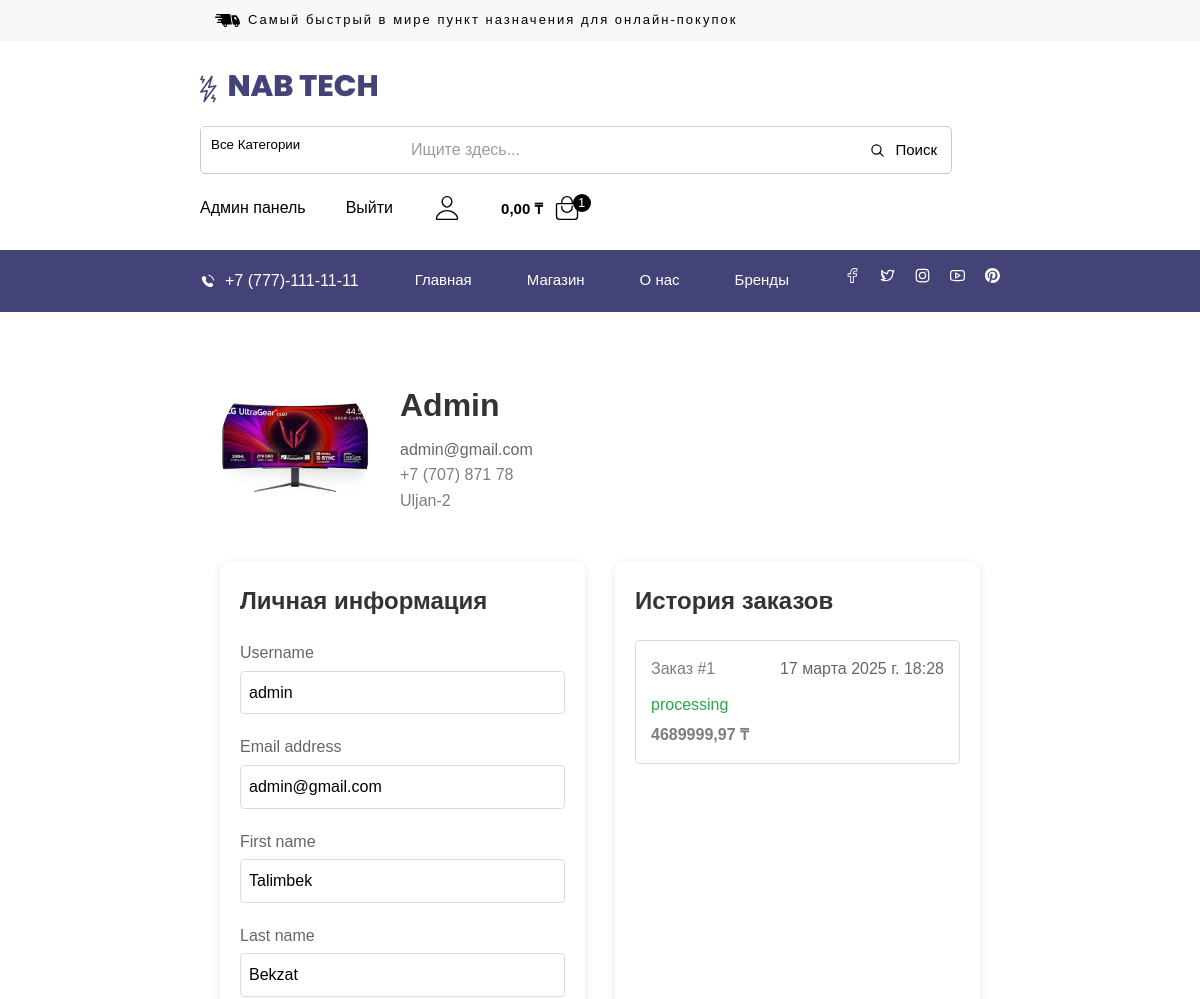
/user/profile/1/ (signed in, upper part), run on an earlier commit of the app's database.
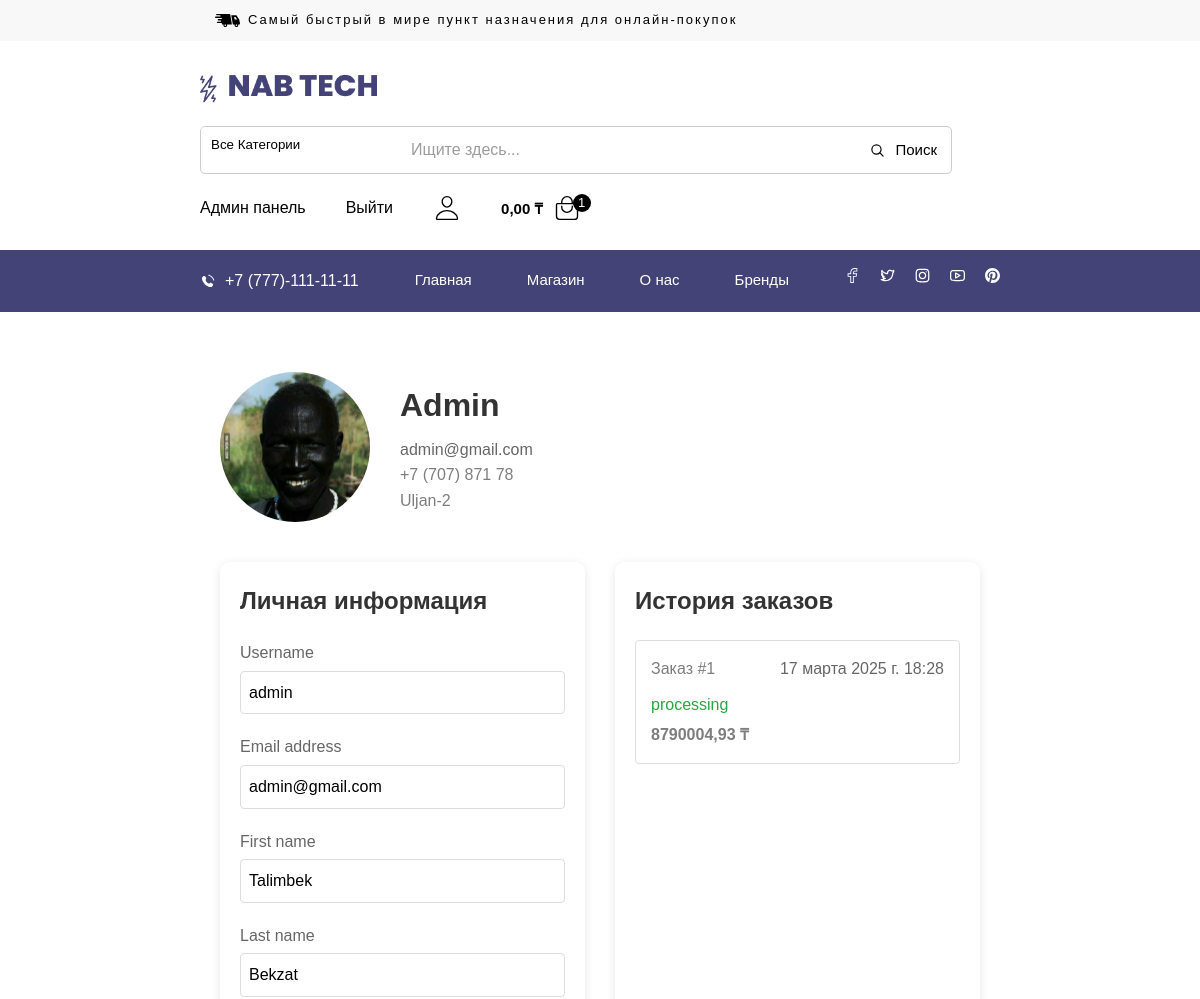
And on a later commit of the database.
### user/models.py (models this page shows, shortened)
class User(AbstractUser):
    photo = models.ImageField(upload_to='products/%Y/%m/%d/', blank=True)
    money = models.DecimalField(max_digits=10, decimal_places=2, default=0)
    phone = models.CharField(max_length=15, blank=True)
    address = models.CharField(max_length=255, blank=True)

### product/models.py (models this page shows, shortened)
class Order(models.Model):
    ORDER_STATUS = [
        ('pending', 'Pending'),
        ('processing', 'Processing'),
        ('shipped', 'Shipped'),
        ('delivered', 'Delivered'),
        ('cancelled', 'Cancelled')
    ]
    user = models.ForeignKey(settings.AUTH_USER_MODEL, on_delete=models.CASCADE, related_name='orders')
    products = models.ManyToManyField(Product, through='OrderItem')
    total_amount = models.DecimalField(max_digits=10, decimal_places=2, default=0)
    status = models.CharField(max_length=10, choices=ORDER_STATUS, default='pending')
    shipping_address = models.TextField()
    order_date = models.DateTimeField(default=timezone.now)
    def get_absolute_url(self) -> str:
        return reverse('user:cart', args=[self.id])
    class Meta:
        verbose_name = 'Заказ'
        verbose_name_plural = 'Заказы'

### user/views.py (the view, shortened to what this page needs)
# urls.py: path('profile/<int:pk>/', views.ProfileUserView.as_view(), name='profile'), # 127.0.0.1:8000/user/profile/34234/
class ProfileUserView(LoginRequiredMixin, UpdateView):
    model = get_user_model()
    form_class = ProfileUserForm
    template_name = 'user/profile.html'
    def get_context_data(self, **kwargs):
        context = super().get_context_data(**kwargs)
        context['orders'] = Order.objects.filter(user=self.request.user).order_by('-order_date')
        return context

### user/forms.py (shortened to what this page needs)
class ProfileUserForm(forms.ModelForm):
    class Meta:
        model = get_user_model()
        fields = ['username', 'email', 'first_name', 'last_name', 'phone', 'address', 'photo']
        widgets = {
            'username': forms.TextInput(attrs={'class': 'form-control'}),
            'email': forms.EmailInput(attrs={'class': 'form-control'}),
            'first_name': forms.TextInput(attrs={'class': 'form-control'}),
            'last_name': forms.TextInput(attrs={'class': 'form-control'}),
            'phone': forms.TextInput(attrs={'class': 'form-control'}),
            'address': forms.TextInput(attrs={'class': 'form-control'}),
            'photo': forms.FileInput(attrs={'class': 'form-control'}),
        }
    def __init__(self, *args, **kwargs):
        super().__init__(*args, **kwargs)
        for field_name, field in self.fields.items():
            field.widget.attrs['class'] = 'form-control'
            field.required = False

### user/templates/user/profile.html (shortened to what this page needs)
{% extends 'main/base.html' %}
{% load static %}
{% block css_files %}
<link rel="stylesheet" href="{% static 'auth/css/profile.css' %}">
{% endblock %}
{% block content %}
<div class="profile-container">
    <div class="profile-header">
        <div class="profile-avatar">
            {% if user.photo %}
                <img src="{{ user.photo.url }}" alt="Фото профиля {{ user.username }}">
            {% else %}
                <img src="{% static 'user/images/default-avatar.png' %}" alt="Фото профиля {{ user.username }}">
            {% endif %}
        </div>
        <div class="profile-info">
            <h1>{{ user.username|title }}</h1>
            <p class="email">{{ user.email|lower }}</p>
            <p class="phone">{{ user.phone }}</p>
            <p class="address">{{ user.address }}</p>
        </div>
    </div>
    <div class="profile-content">
        <section class="profile-section">
            <h2>Личная информация</h2>
            <form id="profile-form" method="POST" enctype="multipart/form-data">
                {% for field in form %}
                <div class="form-group">
                    <label for="{{ field.id_for_label }}">{{ field.label }}</label>
                    {{ field }}
                </div>
                {% endfor %}
            </form>
            <br>
        </section>
        <section class="profile-section">
            <h2>История заказов</h2>
            <div class="orders-list" style="max-height: 600px; overflow-y: auto;">
                {% if orders %}
                    {% for order in orders %}
                    <article class="order-item">
                        <div class="order-header">
                            <a href="{{ order.get_absolute_url }}"><span>Заказ #{{ order.id }}</span></a>
                            <time class="order-date" datetime="{{ order.order_date|date:'Y-m-d' }}">
                                {{ order.order_date }}
                            </time>
                        </div>
                        <div class="order-status" data-status="{{ order.status|lower }}">
                            {{ order.status }}
                        </div>
                        <div class="order-total">{{ order.total_amount|floatformat:2 }} ₸</div>
                    </article>
                    {% endfor %}
                {% else %}
                    <p class="no-orders">У вас пока нет заказов</p>
                {% endif %}
            </div>
        </section>
    </div>
</div>
{% endblock %}

### main/templates/main/base.html (shortened to what the changed rows need)
{% load static %}
<!DOCTYPE html>
<html lang="en">
<head>
    <link rel="stylesheet" href="{% static 'main/css/base.css' %}">
  {% block css_files %}{% endblock %}
</head>
<body id="top">
  <div class="main-container">
  <header class="header">
    <div class="header-top" data-header>
      <div class="container">
        <div class="header-actions">
          {% if user.is_authenticated %}
          <button class="header-action-btn" aria-label="cart item">
            <data class="btn-text" value="0">{{ user.money }} ₸</data>
          {% endif %}
            <ion-icon name="bag-handle-outline" aria-hidden="true" aria-hidden="true"></ion-icon>
            <span class="btn-badge">{{ order_count }}</span>
          </button>
        </div>
      </div>
    </div>
  </header>
  <main>
    <article>
        {% block content %}
        {% endblock %}
    </article>
  </main>
</div>
</body>
</html>

What changed in the data, as far as the page shows it:
changed User "Admin": photo: a different picture
changed Order "processing": total_amount "4689999,97" → "8790004,93"
